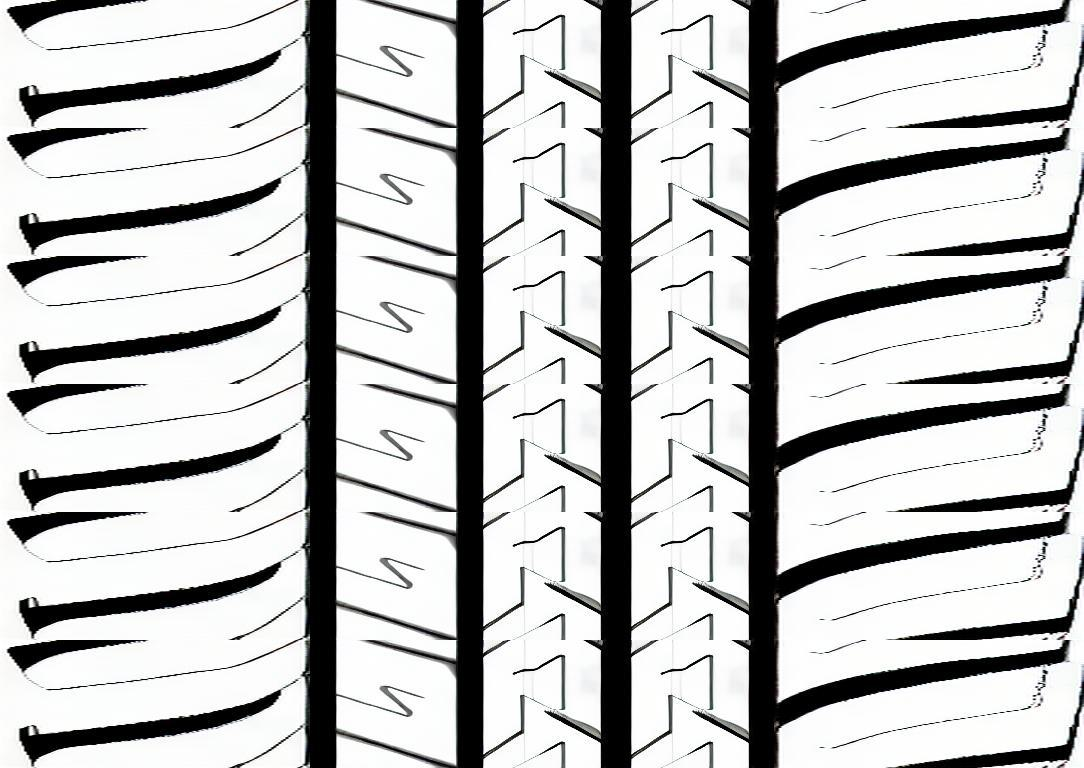
#> input picture input/combine_result/combined_result_tile2.jpg, 1084 x 768 px
$ python main.py
#> lines starting #> are read from the running program, lines starting #| are printed output that depends on the picture; after the words box and inside, x2 and y2 are one past the last pixel; in counts of white or black regions, pixels touching at a corner belong together
### read_data.py
# read_data.py
import os
import cv2
from typing import List, Tuple


IMG_EXTS = (".jpg", ".jpeg", ".png", ".bmp", ".tif", ".tiff", ".webp")


def list_images(input_path: str) -> List[str]:
    """
    支持：
    - 输入一个文件夹：返回所有图片路径
    - 输入一个图片文件：返回单个图片路径
    """
    if os.path.isfile(input_path):
        return [input_path]

    if not os.path.isdir(input_path):
        raise FileNotFoundError(f"input_path 不存在: {input_path}")

    files = []
    for name in os.listdir(input_path):
        if name.lower().endswith(IMG_EXTS):
            files.append(os.path.join(input_path, name))

    files.sort()
    return files


def read_image_bgr(img_path: str) -> Tuple[str, any]:
    """
    读取图片，返回 (文件名, BGR图像)
    """
    img = cv2.imread(img_path, cv2.IMREAD_COLOR)
    if img is None:
        raise ValueError(f"无法读取图片: {img_path}")
    return os.path.basename(img_path), img

### data_operation/crop_tdw.py
# data_operation/crop_tdw.py
import cv2
import numpy as np


def _to_gray(img_bgr: np.ndarray) -> np.ndarray:
    return cv2.cvtColor(img_bgr, cv2.COLOR_BGR2GRAY)


def _binary_land_mask(gray: np.ndarray,
                      blur_ksize: int = 5,
                      use_otsu: bool = True,
                      fixed_thr: int = 240) -> np.ndarray:
    """
    将“非白色区域”提取出来：
    输出: 0/255 二值mask
    """
    g = gray.copy()

    if blur_ksize and blur_ksize >= 3:
        g = cv2.GaussianBlur(g, (blur_ksize, blur_ksize), 0)

    if use_otsu:
        _, bin_inv = cv2.threshold(g, 0, 255, cv2.THRESH_BINARY_INV + cv2.THRESH_OTSU)
    else:
        _, bin_inv = cv2.threshold(g, fixed_thr, 255, cv2.THRESH_BINARY_INV)

    return bin_inv


def detect_centerline_x(tdw_bgr: np.ndarray,
                        use_otsu: bool = True) -> int:
    """
    检测中心线 center_x：
    - 只根据主沟从左到右的顺序编号
    - 4条主沟：center = (第2条 + 第3条)/2
    - 3条主沟：center = 第2条
    """
    gray = _to_gray(tdw_bgr)
    mask = _binary_land_mask(gray, use_otsu=use_otsu)

    m = (mask > 0).astype(np.uint8)
    col_sum = np.sum(m, axis=0).astype(np.float32)

    H, W = m.shape

    # 只在中间区域找（防止边缘噪声）
    left = int(W * 0.15)
    right = int(W * 0.85)
    proj = col_sum[left:right].copy()

    # 平滑（非常重要）
    proj = cv2.GaussianBlur(proj.reshape(1, -1), (1, 51), 0).reshape(-1)

    # 阈值：过滤弱峰（可调）
    thr = proj.max() * 0.55
    idxs = np.where(proj >= thr)[0]

    if len(idxs) == 0:
        center_x = int(left + np.argmax(proj))
        return max(5, min(W - 5, center_x))

    # 把连续区域合并成一个峰（取中心点）
    peaks = []
    start = idxs[0]
    prev = idxs[0]
    for i in idxs[1:]:
        if i == prev + 1:
            prev = i
        else:
            peaks.append((start + prev) // 2)
            start = i
            prev = i
    peaks.append((start + prev) // 2)

    # 映射回原图坐标
    peaks = [p + left for p in peaks]

    # ⭐ 关键：只按从左到右排序（完全符合你的要求）
    peaks = sorted(peaks)

    # ---------------------------
    # ⭐ 从所有峰中选出“主沟”
    # 思路：主沟应该是比较均匀分布的
    # 我们优先取最靠近中心的 3~4 个峰
    # ---------------------------

    # 如果峰太多，只保留距离图像中心最近的前 6 个
    cx = W / 2
    if len(peaks) > 6:
        peaks = sorted(peaks, key=lambda x: abs(x - cx))[:6]
        peaks = sorted(peaks)  # 再按左右排序

    # 现在 peaks 是按左右排序的候选沟
    n = len(peaks)

    if n >= 4:
        # 取最中间的4条作为主沟（更符合轮胎结构）
        mid = n // 2
        # 例如 n=6 -> 取 peaks[1:5]
        selected = peaks[max(0, mid - 2): max(0, mid - 2) + 4]

        # 防止切片不够
        if len(selected) < 4:
            selected = peaks[:4]

        x2, x3 = selected[1], selected[2]
        center_x = int((x2 + x3) / 2)

    elif n == 3:
        # 三条主沟：中心线在第二条主沟上
        center_x = int(peaks[1])

    elif n == 2:
        # 兜底：两条就取中点
        center_x = int((peaks[0] + peaks[1]) / 2)

    else:
        # 只有1条峰：兜底用它
        center_x = int(peaks[0])

    center_x = max(5, min(W - 5, center_x))
    return center_x


# [73 lines of commented-out code are left out]

### main.py
# main.py
import os
import json
import cv2
import numpy as np

from read_data import list_images, read_image_bgr
from data_operation.crop_tdw import detect_centerline_x
from function.land_sea_ratio import compute_land_sea_ratio, filter_by_land_sea_ratio
from function.symmetry_check import symmetry_score_mirror, symmetry_pass

def to_percent(x: float) -> str:
    return f"{x * 100:.2f}%"

def ensure_dir(path: str):
    os.makedirs(path, exist_ok=True)


# [43 lines left out: function draw_visualization, not called in this run]


def run_one_image(img_path: str,
                  output_visual_dir: str,
                  config: dict):
    """
    单张图处理（整张图就是TDW）
    """
    name, img_bgr = read_image_bgr(img_path)

    tdw_bgr = img_bgr  # ⭐关键：整张图直接作为TDW

    # 1) 中心线检测
    center_x = detect_centerline_x(tdw_bgr)

    # 2) 海陆比
    land_res = compute_land_sea_ratio(
        tdw_bgr,
        use_otsu=config["land_sea"]["use_otsu"],
        fixed_thr=config["land_sea"]["fixed_thr"],
        blur_ksize=config["land_sea"]["blur_ksize"],
        morph_open=config["land_sea"]["morph_open"]
    )
    land_ratio = land_res["land_sea_ratio"]
    land_filter = filter_by_land_sea_ratio(
        land_ratio,
        low=config["land_sea"]["low"],
        high=config["land_sea"]["high"]
    )

    # 3) 对称性
    sym_res = symmetry_score_mirror(
        tdw_bgr,
        center_x=center_x,
        allow_shift_px=config["symmetry"]["allow_shift_px"]
    )
    sym_score = sym_res["best_score"]
    sym_filter = symmetry_pass(sym_score, threshold=config["symmetry"]["threshold"])

    # 4) passed数组
    passed_array = [
        bool(land_filter["passed"]),
        bool(sym_filter["passed"])
    ]

    # 5) 可视化输出
    ensure_dir(output_visual_dir)
    vis_path = os.path.join(output_visual_dir, f"{os.path.splitext(name)[0]}_vis.jpg")

    draw_visualization(
        original_bgr=img_bgr,
        tdw_bgr=tdw_bgr,
        center_x_tdw=center_x,
        land_mask=land_res["mask_land"],
        sym_best_shift=sym_res["best_shift"],
        save_path=vis_path
    )

    return {
        "file_name": name,
        "file_path": img_path,

        # 整图只有1个TDW
        "tdw_count": 1,

        # 统一输出结构：tdw_results列表
        "tdw_results": [
            {
                "tdw_index": 0,
                "passed": passed_array,

                # 这里不再有裁剪框，整图就是TDW
                "tdw_crop": {
                    "crop_box_xyxy": (0, 0, int(img_bgr.shape[1]), int(img_bgr.shape[0])),
                    "tdw_size": (int(img_bgr.shape[1]), int(img_bgr.shape[0]))
                },

                "land_sea": {
                    "ratio": land_ratio,
                    "passed": land_filter["passed"],
                    "threshold_low": land_filter["threshold_low"],
                    "threshold_high": land_filter["threshold_high"]
                },

                "symmetry": {
                    "score": sym_score,
                    "passed": sym_filter["passed"],
                    "threshold": sym_filter["threshold"],
                    "center_x": int(center_x),
                    "best_shift": int(sym_res["best_shift"]),
                    "allow_shift_px": int(sym_res["allow_shift_px"])
                },

                "visual_path": vis_path
            }
        ]
    }


def main():
    # =========================
    # 配置项
    # =========================
    config = {
        "land_sea": {
            "use_otsu": True,
            "fixed_thr": 240,
            "blur_ksize": 3,
            "morph_open": True,
            "low": 0.20,
            "high": 0.50
        },
        "symmetry": {
            "allow_shift_px": 20,
            "threshold": 0.90
        }
    }

    # =========================
    # 输入路径：支持文件或文件夹
    # =========================
    input_path = "./input/combine_result/combined_result_tile2.jpg"
    input_path = "./input/combine_result/"

    # =========================
    # 输出路径
    # =========================
    output_dir = "output/"
    output_visual_dir = os.path.join(output_dir, "image_handl/")
    ensure_dir(output_dir)
    ensure_dir(output_visual_dir)

    img_list = list_images(input_path)
    if not img_list:
        raise RuntimeError(f"未找到图片: {input_path}")

    results = []
    for i, img_path in enumerate(img_list, start=1):
        try:
            print(f"[{i}/{len(img_list)}] Processing: {img_path}")
            res = run_one_image(img_path, output_visual_dir, config)
#> in read_image_bgr, img is the input picture: shape (768, 1084, 3); mean B, G, R 192.7, 193, 192.6
#> in run_one_image, `name, img_bgr = read_image_bgr(img_path)`: name = 'combined_result_tile2.jpg'
#> in _binary_land_mask, `g = cv2.GaussianBlur(g, (blur_ksize, blur_ksize), 0)`:
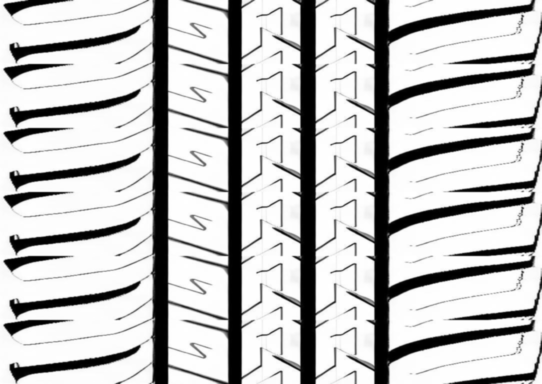
#> g: shape (768, 1084) (shown at 1/2 size); min 0, max 255, mean 192.8
#> in _binary_land_mask, `_, bin_inv = cv2.threshold(g, 0, 255, cv2.THRESH_BINARY_INV + cv2.THRE..`:
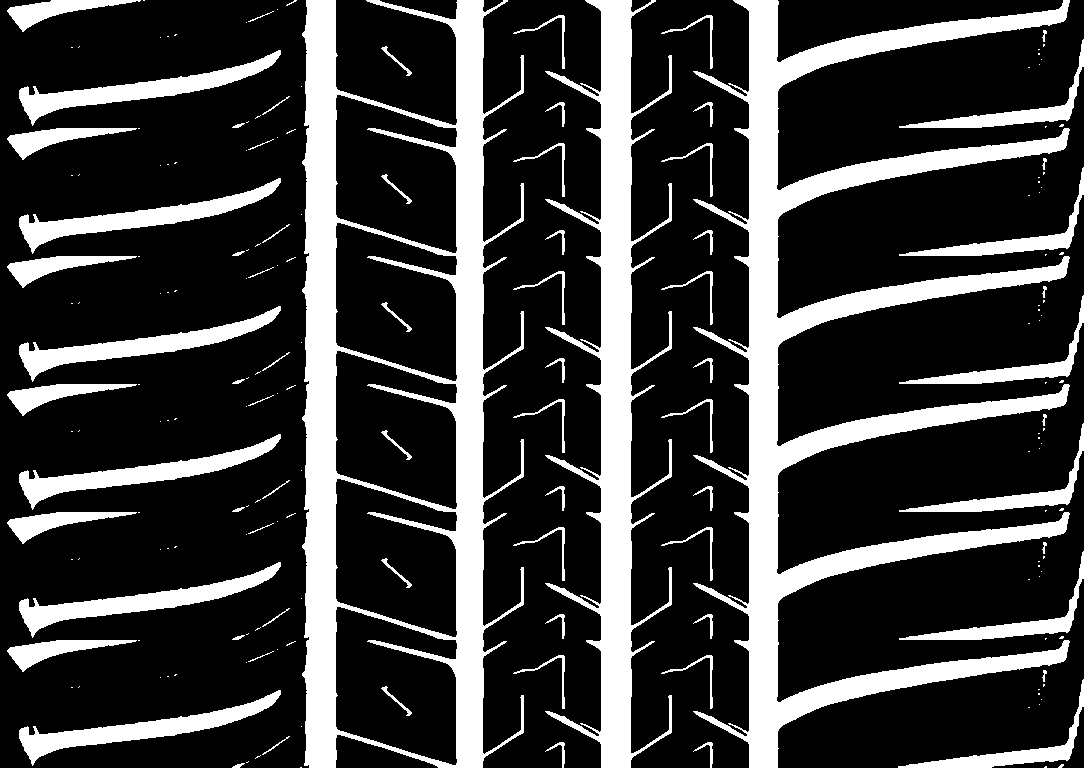
#> bin_inv: shape (768, 1084); 23.3% white; 196 white regions (121 under 20 px), largest, box (x1, y1, x2, y2) and area: (693, 0, 1070, 768) 58337, (302, 0, 524, 768) 52721, (545, 0, 672, 768) 27975
#> in detect_centerline_x, `col_sum = np.sum(m, axis=0).astype(np.float32)`: col_sum = 1084 values, max 768 at index 309, min 0 at index 0, mean 179.1
#> in detect_centerline_x, `proj = col_sum[left:right].copy()`: proj = 759 values, max 768 at index 147, min 0 at index 135, mean 186.5
#> in detect_centerline_x, `thr = proj.max() * 0.55`: thr = 422.4
#> in detect_centerline_x, `idxs = np.where(proj >= thr)[0]`: idxs = 120 values from 144 to 615
#> in detect_centerline_x, `start = idxs[0]`: start = 144
#> the loop in detect_centerline_x, `for i in idxs[1:]:` made 119 passes
#> (i, start, prev) on passes 30, 57, 59: (294, 294, 294), (400, 400, 400), (439, 439, 439)
#> after the loop in detect_centerline_x, `for i in idxs[1:]:`: peaks = [158, 307, 400, 453, 548]
#> in detect_centerline_x, `peaks = [p + left for p in peaks]`: peaks = [320, 469, 562, 615, 710, 763]
#> in detect_centerline_x, `n = len(peaks)`: n = 6
#> in detect_centerline_x, `mid = n // 2`: mid = 3
#> in detect_centerline_x, `selected = peaks[max(0, mid - 2): max(0, mid - 2) + 4]`: selected = [469, 562, 615, 710]
#> in detect_centerline_x, `x2, x3 = selected[1], selected[2]`: x2 = 562; x3 = 615
#> in detect_centerline_x, `center_x = int((x2 + x3) / 2)`: center_x = 588
            results.append(res)
        except Exception as e:
            results.append({
                "file_name": os.path.basename(img_path),
                "file_path": img_path,
                "passed": False,
                "error": str(e)
            })
            print(f"  -> ERROR: {e}")

    # 保存json
    json_path = os.path.join(output_dir, "results.json")
    with open(json_path, "w", encoding="utf-8") as f:
        json.dump(results, f, ensure_ascii=False, indent=2)

    print("\n***********************************")
    print(f"Total_images: {len(results)}")
    print("===================================")

    for res in results:
        print(f"File: {res['file_name']}")

        if "error" in res:
            print(f"  ERROR: {res['error']}")
            print("===================================")
            continue

        tdw_res = res["tdw_results"][0]

        land_ratio = tdw_res["land_sea"]["ratio"]          # 0~1
        sym_score = tdw_res["symmetry"]["score"]           # 0~1

        print(f"  Land-Sea Ratio: {to_percent(land_ratio)}")
        print(f"  Symmetry SSIM : {to_percent(sym_score)}")
        print("===================================")

    print(f"JSON saved: {json_path}")
    print(f"Visual saved: {output_visual_dir}")
    print("***********************************\n")


if __name__ == "__main__":
    main()
#> (the call stopped at in run_one_image, `land_res = compute_land_sea_ratio( tdw_bgr, use_otsu=config["land_sea"..`: function is not available in this run)

$ run again, with input/combine_result/combined_result_tile0.jpg copied over input/combine_result/combined_result_tile2.jpg
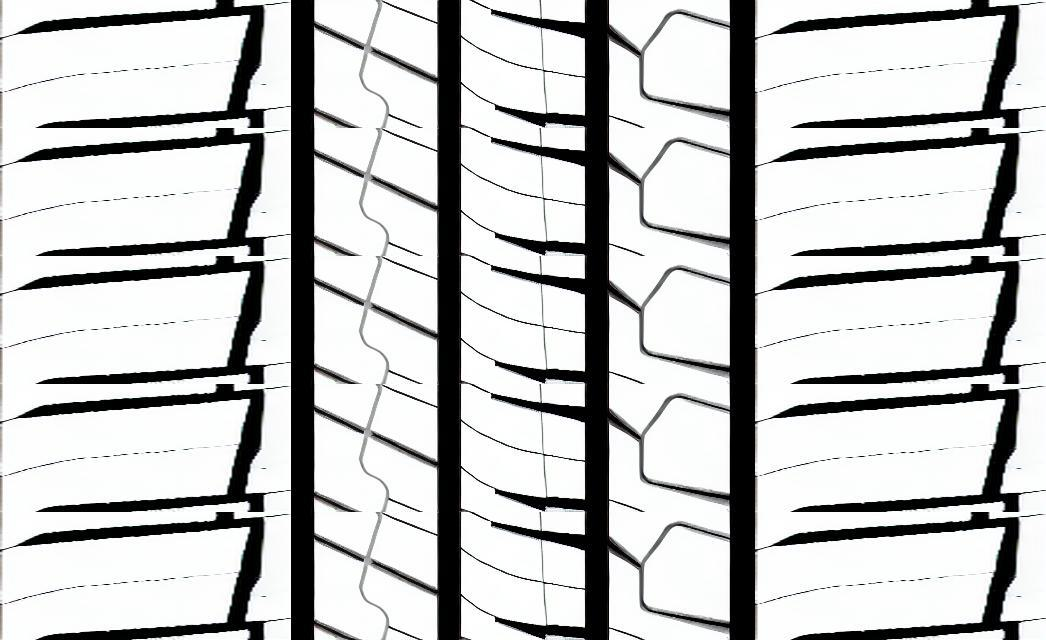
#> input picture input/combine_result/combined_result_tile0.jpg, 1046 x 640 px
#> in read_image_bgr, img is the input picture: shape (640, 1046, 3); mean B, G, R 196, 196.3, 195.5
#> name = 'combined_result_tile2.jpg'
#> in _binary_land_mask, `g = cv2.GaussianBlur(g, (blur_ksize, blur_ksize), 0)`:
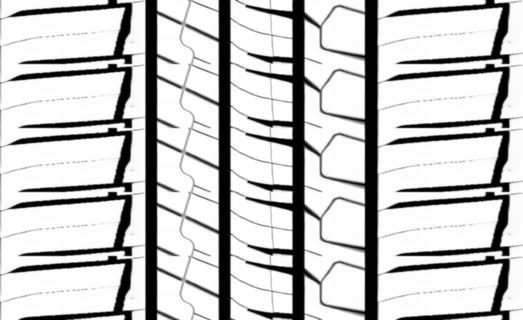
#> g: shape (640, 1046) (shown at 1/2 size); min 0, max 255, mean 196
#> in _binary_land_mask, `_, bin_inv = cv2.threshold(g, 0, 255, cv2.THRESH_BINARY_INV + cv2.THRE..`:
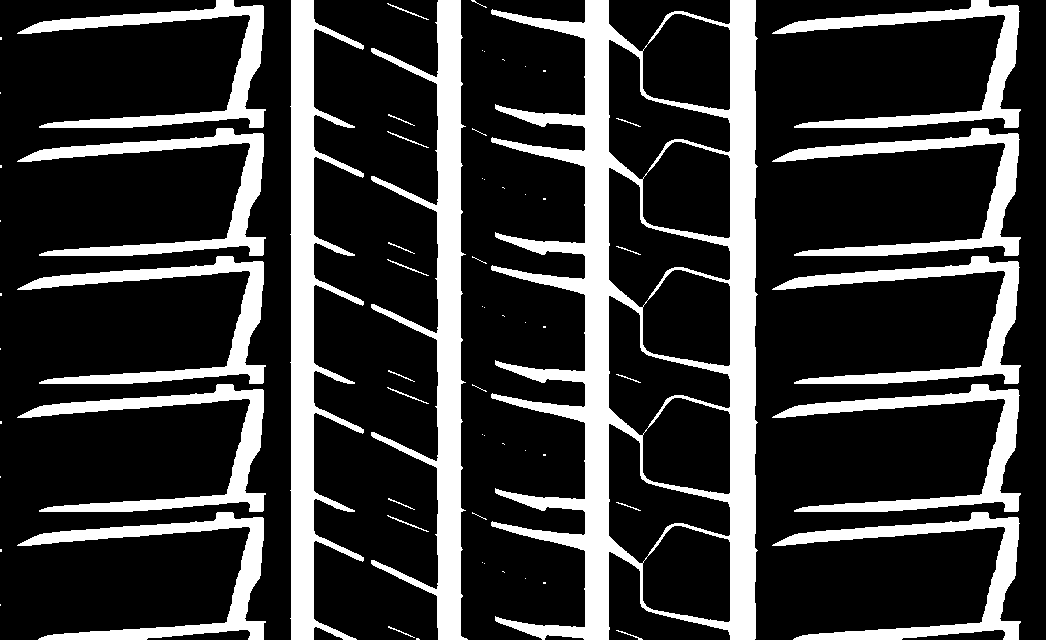
#> bin_inv: shape (640, 1046); 22.1% white; 69 white regions (40 under 20 px), largest, box (x1, y1, x2, y2) and area: (491, 0, 758, 640) 47182, (290, 0, 364, 640) 17408, (371, 0, 468, 640) 17371
#> col_sum = 1046 values, max 640 at index 291, min 0 at index 2, mean 141.3
#> proj = 733 values, max 640 at index 135, min 0 at index 110, mean 154.1
#> thr = 352
#> idxs = 117 values from 85 to 599
#> in detect_centerline_x, `start = idxs[0]`: start = 85
#> the loop in detect_centerline_x, `for i in idxs[1:]:` made 116 passes
#> (i, start, prev) on passes 20, 43: (135, 135, 135), (281, 281, 281)
#> after the loop in detect_centerline_x, `for i in idxs[1:]:`: peaks = [94, 146, 292, 440]
#> in detect_centerline_x, `peaks = [p + left for p in peaks]`: peaks = [250, 302, 448, 596, 742]
#> n = 5
#> mid = 2
#> selected = [250, 302, 448, 596]
#> x2 = 302; x3 = 448
#> in detect_centerline_x, `center_x = int((x2 + x3) / 2)`: center_x = 375
